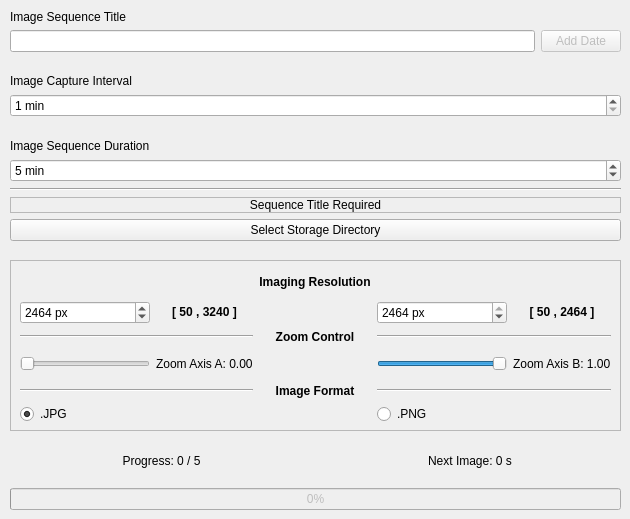
    <widget class="QWidget" name="tab_3">
     <attribute name="title">
      <string>IMAGING</string>
     </attribute>
     <widget class="QWidget" name="layoutWidget_2">
      <property name="geometry">
       <rect>
        <x>10</x>
        <y>10</y>
        <width>611</width>
        <height>231</height>
       </rect>
      </property>
      <layout class="QVBoxLayout" name="verticalLayout_3">
       <item>
        <layout class="QVBoxLayout" name="verticalLayout">
         <item>
          <widget class="QLabel" name="Image_Title">
           <property name="text">
            <string>Image Sequence Title</string>
           </property>
          </widget>
         </item>
         <item>
          <layout class="QHBoxLayout" name="horizontalLayout_2">
           <item>
            <widget class="QLineEdit" name="imaging_sequence_title_lineEdit">
             <property name="enabled">
              <bool>true</bool>
             </property>
             <property name="toolTip">
              <string/>
             </property>
            </widget>
           </item>
           <item>
            <widget class="QPushButton" name="imaging_add_date_pushButton">
             <property name="enabled">
              <bool>false</bool>
             </property>
             <property name="text">
              <string>Add Date</string>
             </property>
            </widget>
           </item>
          </layout>
         </item>
         <item>
          <spacer name="verticalSpacer_2">
           <property name="orientation">
            <enum>Qt::Vertical</enum>
           </property>
           <property name="sizeType">
            <enum>QSizePolicy::Expanding</enum>
           </property>
           <property name="sizeHint" stdset="0">
            <size>
             <width>20</width>
             <height>38</height>
            </size>
           </property>
          </spacer>
         </item>
         <item>
          <widget class="QLabel" name="Image_Interval">
           <property name="text">
            <string>Image Capture Interval</string>
           </property>
          </widget>
         </item>
         <item>
          <widget class="QSpinBox" name="imaging_capture_interval_spinBox">
           <property name="enabled">
            <bool>true</bool>
           </property>
           <property name="suffix">
            <string> min</string>
           </property>
           <property name="minimum">
            <number>1</number>
           </property>
           <property name="maximum">
            <number>99999999</number>
           </property>
           <property name="value">
            <number>1</number>
           </property>
          </widget>
         </item>
         <item>
          <spacer name="verticalSpacer_3">
           <property name="orientation">
            <enum>Qt::Vertical</enum>
           </property>
           <property name="sizeType">
            <enum>QSizePolicy::Expanding</enum>
           </property>
           <property name="sizeHint" stdset="0">
            <size>
             <width>20</width>
             <height>38</height>
            </size>
           </property>
          </spacer>
         </item>
        </layout>
       </item>
       <item>
        <layout class="QVBoxLayout" name="verticalLayout_2">
         <item>
          <widget class="QLabel" name="Image_Duration">
           <property name="text">
            <string>Image Sequence Duration</string>
           </property>
          </widget>
         </item>
         <item>
          <widget class="QSpinBox" name="imaging_sequence_duration_spinBox">
           <property name="enabled">
            <bool>true</bool>
           </property>
           <property name="suffix">
            <string> min</string>
           </property>
           <property name="minimum">
            <number>1</number>
           </property>
           <property name="maximum">
            <number>99999999</number>
           </property>
           <property name="value">
            <number>5</number>
           </property>
          </widget>
         </item>
         <item>
          <widget class="Line" name="line_3">
           <property name="orientation">
            <enum>Qt::Horizontal</enum>
           </property>
          </widget>
         </item>
         <item>
          <widget class="QLabel" name="imaging_storage_directory_label">
           <property name="enabled">
            <bool>true</bool>
           </property>
           <property name="frameShape">
            <enum>QFrame::StyledPanel</enum>
           </property>
           <property name="frameShadow">
            <enum>QFrame::Raised</enum>
           </property>
           <property name="text">
            <string>Sequence Title Required</string>
           </property>
           <property name="alignment">
            <set>Qt::AlignCenter</set>
           </property>
          </widget>
         </item>
         <item>
          <widget class="QPushButton" name="imaging_select_directory_pushButton">
           <property name="enabled">
            <bool>true</bool>
           </property>
           <property name="text">
            <string>Select Storage Directory</string>
           </property>
           <property name="checkable">
            <bool>false</bool>
           </property>
          </widget>
         </item>
        </layout>
       </item>
      </layout>
     </widget>
     <widget class="QWidget" name="layoutWidget">
      <property name="geometry">
       <rect>
        <x>10</x>
        <y>440</y>
        <width>611</width>
        <height>70</height>
       </rect>
      </property>
      <layout class="QVBoxLayout" name="verticalLayout_7">
       <item>
        <layout class="QHBoxLayout" name="horizontalLayout">
         <item>
          <widget class="QLabel" name="imaging_progress_Label">
           <property name="text">
            <string>Progress: 0 / 5</string>
           </property>
           <property name="alignment">
            <set>Qt::AlignCenter</set>
           </property>
          </widget>
         </item>
         <item>
          <widget class="QLabel" name="imaging_countdown_label">
           <property name="text">
            <string>Next Image: 0 s</string>
           </property>
           <property name="alignment">
            <set>Qt::AlignCenter</set>
           </property>
          </widget>
         </item>
        </layout>
       </item>
       <item>
        <widget class="QProgressBar" name="imaging_progress_bar">
         <property name="enabled">
          <bool>false</bool>
         </property>
         <property name="value">
          <number>0</number>
         </property>
        </widget>
       </item>
      </layout>
     </widget>
     <widget class="QFrame" name="frame_3">
      <property name="geometry">
       <rect>
        <x>10</x>
        <y>260</y>
        <width>611</width>
        <height>171</height>
       </rect>
      </property>
      <property name="frameShape">
       <enum>QFrame::StyledPanel</enum>
      </property>
      <property name="frameShadow">
       <enum>QFrame::Sunken</enum>
      </property>
      <widget class="QWidget" name="gridLayoutWidget_2">
       <property name="geometry">
        <rect>
         <x>10</x>
         <y>10</y>
         <width>591</width>
         <height>154</height>
        </rect>
       </property>
       <layout class="QGridLayout" name="gridLayout_2">
        <item row="5" column="0" colspan="2">
         <widget class="Line" name="line_10">
          <property name="orientation">
           <enum>Qt::Horizontal</enum>
          </property>
         </widget>
        </item>
        <item row="2" column="2">
         <widget class="QLabel" name="resolution_label_3">
          <property name="text">
           <string>&lt;html&gt;&lt;head/&gt;&lt;body&gt;&lt;p align=&quot;center&quot;&gt;&lt;span style=&quot; font-weight:600;&quot;&gt;Zoom Control&lt;/span&gt;&lt;/p&gt;&lt;/body&gt;&lt;/html&gt;</string>
          </property>
         </widget>
        </item>
        <item row="0" column="2">
         <widget class="QLabel" name="resolution_label">
          <property name="text">
           <string>&lt;html&gt;&lt;head/&gt;&lt;body&gt;&lt;p align=&quot;center&quot;&gt;&lt;span style=&quot; font-weight:600;&quot;&gt;Imaging Resolution&lt;/span&gt;&lt;/p&gt;&lt;/body&gt;&lt;/html&gt;</string>
          </property>
         </widget>
        </item>
        <item row="3" column="2">
         <widget class="QLabel" name="CoreCtr_label_6">
          <property name="text">
           <string>&lt;html&gt;&lt;head/&gt;&lt;body&gt;&lt;p align=&quot;center&quot;&gt;&lt;br/&gt;&lt;/p&gt;&lt;/body&gt;&lt;/html&gt;</string>
          </property>
         </widget>
        </item>
        <item row="6" column="0">
         <widget class="QRadioButton" name="imaging_JPG_radioButton">
          <property name="text">
           <string>.JPG</string>
          </property>
          <property name="checked">
           <bool>true</bool>
          </property>
         </widget>
        </item>
        <item row="5" column="3" colspan="2">
         <widget class="Line" name="line_11">
          <property name="orientation">
           <enum>Qt::Horizontal</enum>
          </property>
         </widget>
        </item>
        <item row="3" column="0">
         <widget class="QSlider" name="imaging_xAxis_horizontalSlider">
          <property name="toolTip">
           <string>Zoom controls, snapshot is taken when released, useful during focusing</string>
          </property>
          <property name="maximum">
           <number>100</number>
          </property>
          <property name="orientation">
           <enum>Qt::Horizontal</enum>
          </property>
          <property name="tickPosition">
           <enum>QSlider::NoTicks</enum>
          </property>
         </widget>
        </item>
        <item row="1" column="0">
         <widget class="QSpinBox" name="imaging_x_resolution_spinBox">
          <property name="suffix">
           <string> px</string>
          </property>
          <property name="minimum">
           <number>50</number>
          </property>
          <property name="maximum">
           <number>3240</number>
          </property>
          <property name="value">
           <number>2464</number>
          </property>
         </widget>
        </item>
        <item row="1" column="4">
         <widget class="QLabel" name="label_3">
          <property name="text">
           <string>&lt;html&gt;&lt;head/&gt;&lt;body&gt;&lt;p align=&quot;center&quot;&gt;&lt;span style=&quot; font-weight:600; color:#000000;&quot;&gt;[ 50 , 2464 ]&lt;/span&gt;&lt;/p&gt;&lt;/body&gt;&lt;/html&gt;</string>
          </property>
          <property name="alignment">
           <set>Qt::AlignCenter</set>
          </property>
         </widget>
        </item>
        <item row="3" column="3">
         <widget class="QSlider" name="imaging_yAxis_horizontalSlider">
          <property name="toolTip">
           <string>Zoom controls, snapshot is taken when released, useful during focusing</string>
          </property>
          <property name="minimum">
           <number>1</number>
          </property>
          <property name="maximum">
           <number>100</number>
          </property>
          <property name="value">
           <number>100</number>
          </property>
          <property name="orientation">
           <enum>Qt::Horizontal</enum>
          </property>
          <property name="invertedAppearance">
           <bool>false</bool>
          </property>
          <property name="invertedControls">
           <bool>false</bool>
          </property>
          <property name="tickPosition">
           <enum>QSlider::NoTicks</enum>
          </property>
         </widget>
        </item>
        <item row="6" column="3">
         <widget class="QRadioButton" name="imaging_PNG_radioButton">
          <property name="text">
           <string>.PNG</string>
          </property>
         </widget>
        </item>
        <item row="3" column="4">
         <widget class="QLabel" name="imaging_yAxis_label">
          <property name="text">
           <string>Zoom Axis B: 1.00</string>
          </property>
         </widget>
        </item>
        <item row="1" column="1">
         <widget class="QLabel" name="label_2">
          <property name="text">
           <string>&lt;html&gt;&lt;head/&gt;&lt;body&gt;&lt;p align=&quot;center&quot;&gt;&lt;span style=&quot; font-weight:600; color:#000000;&quot;&gt;[ 50 , 3240 ]&lt;/span&gt;&lt;/p&gt;&lt;/body&gt;&lt;/html&gt;</string>
          </property>
          <property name="alignment">
           <set>Qt::AlignCenter</set>
          </property>
         </widget>
        </item>
        <item row="3" column="1">
         <widget class="QLabel" name="imaging_xAxis_label">
          <property name="text">
           <string>Zoom Axis A: 0.00</string>
          </property>
         </widget>
        </item>
        <item row="5" column="2">
         <widget class="QLabel" name="resolution_label_2">
          <property name="text">
           <string>&lt;html&gt;&lt;head/&gt;&lt;body&gt;&lt;p align=&quot;center&quot;&gt;&lt;span style=&quot; font-weight:600;&quot;&gt;Image Format&lt;/span&gt;&lt;/p&gt;&lt;/body&gt;&lt;/html&gt;</string>
          </property>
         </widget>
        </item>
        <item row="1" column="3">
         <widget class="QSpinBox" name="imaging_y_resolution_spinBox">
          <property name="suffix">
           <string> px</string>
          </property>
          <property name="minimum">
           <number>50</number>
          </property>
          <property name="maximum">
           <number>2464</number>
          </property>
          <property name="value">
           <number>2464</number>
          </property>
         </widget>
        </item>
        <item row="2" column="3" colspan="2">
         <widget class="Line" name="line_9">
          <property name="orientation">
           <enum>Qt::Horizontal</enum>
          </property>
         </widget>
        </item>
        <item row="2" column="0" colspan="2">
         <widget class="Line" name="line_5">
          <property name="orientation">
           <enum>Qt::Horizontal</enum>
          </property>
         </widget>
        </item>
       </layout>
      </widget>
     </widget>
    </widget>
